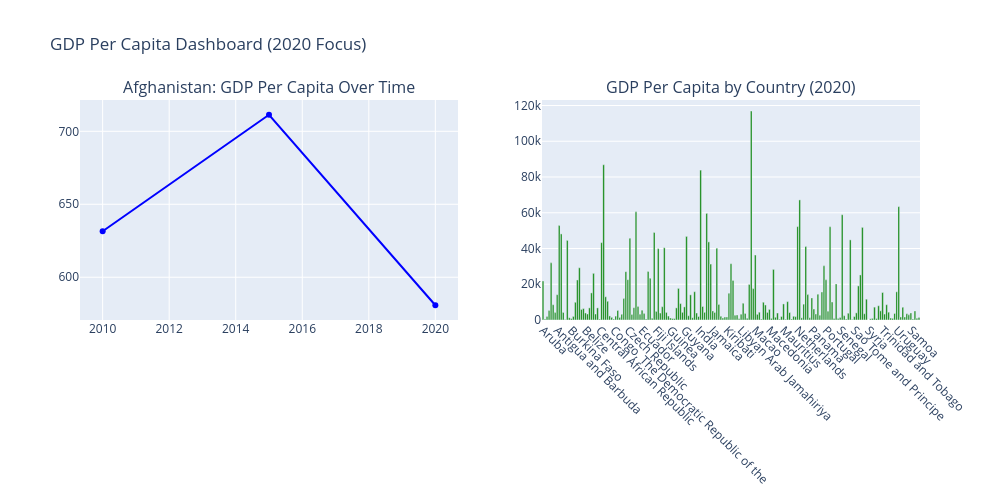

The notebook cell saved with this chart:
### Markdown cell above
### Designing a simple dashboard

### Code cell
import plotly.graph_objects as go
from plotly.subplots import make_subplots
import pandas as pd

# Example: assuming you already have the 'economies' DataFrame loaded

# Filter data for the year 2020
data_2020 = economies[economies['year'] == 2020]

# Filter data for Afghanistan (all years)
afghanistan_data = economies[economies['country'] == 'Afghanistan']

# Create a subplot figure with 1 row and 2 columns
fig = make_subplots(
    rows=1, cols=2,
    subplot_titles=("Afghanistan: GDP Per Capita Over Time", "GDP Per Capita by Country (2020)")
)

# Line chart of GDP Per Capita for Afghanistan
fig.add_trace(
    go.Scatter(
        x=afghanistan_data['year'],
        y=afghanistan_data['gdp_percapita'],
        mode='lines+markers',
        name='Afghanistan',
        line=dict(color='blue')
    ),
    row=1, col=1
)

# Bar chart of GDP Per Capita for different countries in 2020
fig.add_trace(
    go.Bar(
        x=data_2020['country'],
        y=data_2020['gdp_percapita'],
        marker_color='green',
        name='GDP Per Capita'
    ),
    row=1, col=2
)

# Update layout (no legend, title, size)
fig.update_layout(
    title_text="GDP Per Capita Dashboard (2020 Focus)",
    showlegend=False,
    width=1000,
    height=500
)

# Improve x-axis labels for bar chart
fig.update_xaxes(tickangle=45, row=1, col=2)

fig.show()

### Figure 1 — Plotly figure (JSON) as saved in the notebook; plotly's stock layout.template omitted (floating-point values rounded to 4 significant figures; data arrays with more than 128 entries replaced by an {"elided": "..."} marker saying what was removed)
{"data": [{"line": {"color": "blue"}, "mode": "lines+markers", "name": "Afghanistan", "type": "scatter", "x": [2010, 2015, 2020], "xaxis": "x", "y": [631.5, 711.3, 580.8], "yaxis": "y"}, {"marker": {"color": "green"}, "name": "GDP Per Capita", "type": "bar", "x": {"elided": "187 str values"}, "xaxis": "x2", "y": {"elided": "187 float values"}, "yaxis": "y2"}], "layout": {"annotations": [{"font": {"size": 16}, "showarrow": false, "text": "Afghanistan: GDP Per Capita Over Time", "x": 0.225, "xanchor": "center", "xref": "paper", "y": 1, "yanchor": "bottom", "yref": "paper"}, {"font": {"size": 16}, "showarrow": false, "text": "GDP Per Capita by Country (2020)", "x": 0.775, "xanchor": "center", "xref": "paper", "y": 1, "yanchor": "bottom", "yref": "paper"}], "height": 500, "showlegend": false, "title": {"text": "GDP Per Capita Dashboard (2020 Focus)"}, "width": 1000, "xaxis": {"anchor": "y", "domain": [0, 0.45]}, "xaxis2": {"anchor": "y2", "domain": [0.55, 1], "tickangle": 45}, "yaxis": {"anchor": "x", "domain": [0, 1]}, "yaxis2": {"anchor": "x2", "domain": [0, 1]}}}
